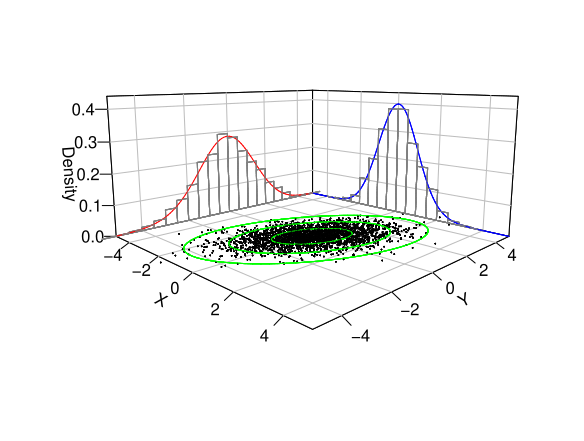

Write the R code that produced this figure.
# This script illustrates a multivariate Gaussian distribution and its
# marginal distributions

# This code is issued under the CC0 "license"

# Install required package
install.packages("plot3D")

# Initialize random number generation
set.seed(1)

# Define limits of plotting
X <- Y <- seq(from = -5, to = 5, by = 0.1)

# 2-d Mean and covariance matrix
MeanVec <- c(0, 0)
CovMatrix <- matrix(data = c(1, 0.6, 0.6, 2), nrow = 2)

# Get the 1-d PDFs for the "walls"
Z_x <- dnorm(x = X, mean = MeanVec[1], sqrt(CovMatrix[1,1]))
Z_y <- dnorm(x = Y, mean = MeanVec[2], sqrt(CovMatrix[2,2]))

# Get the 2-d samples for the "floor"
Samples <- MASS::mvrnorm(mu = MeanVec, Sigma = CovMatrix, n = 2500)

# Get the sigma ellipses by transform a circle by the cholesky decomp
L <- chol(CovMatrix)
t <- seq(from = 0, to = 2 * pi, length.out = 100) # Our ellipse will have 100 points on it
C <- cbind(cos(t), sin(t)) # A unit circle
E1 <- 1 * C %*% L; E2 <- 2 * C %*% L; E3 <- 3 * C %*% L; # Get the 1,2, and 3-sigma ellipses

# Plot the samples on the "floor"
plot3D::scatter3D(
  x = Samples[,1], y = Samples[,2], z = rep(0, times = dim(Samples)[1]),
  colvar = NULL, # no coloring by z
  pch = 20, cex = 0.1, col = "black", # point shape, size and color
  bty = "b2", # back panels and grid lines
  expand = 0.5, phi = 10, theta = 45, # view
  # Make the figure look nice
  xlim = range(X), ylim = range(Y), zlim = 1.1 * c(0,max(Z_x, Z_y)),
  xlab = "X", ylab = "Y", zlab = "Density",
  ticktype = "detailed"
)

# Plot the 1,2, and 3-sigma ellipses slightly above the floor
plot3D::scatter3D(x = E1[,1], y = E1[,2], z = 1e-3 + rep(0, times = dim(E1)[1]), add = TRUE, type = "l", colvar = NULL, col = "green")
plot3D::scatter3D(x = E2[,1], y = E2[,2], z = 1e-3 + rep(0, times = dim(E2)[1]), add = TRUE, type = "l", colvar = NULL, col = "green")
plot3D::scatter3D(x = E3[,1], y = E3[,2], z = 1e-3 + rep(0, times = dim(E3)[1]), add = TRUE, type = "l", colvar = NULL, col = "green")

# Plot the histograms on the walls from the data in the middle
res.h.x <- hist(Samples[,1], breaks = 20, plot = FALSE) # Creates 20 bars
n_x <- res.h.x$density
xout <- res.h.x$breaks
plot3D::box3D(
  x0 = xout[-length(xout)], y0 = rep(max(Y), times = length(xout) - 1), z0 = rep_len(x = 0, length.out = length(n_x)),
  x1 = xout[-1], y1 = rep(max(Y), times = length(xout) - 1), z1 = n_x,
  colvar = NULL, border = gray(0.5, alpha = 0.5), col = gray(1, alpha = 0), lwd = 1, add = TRUE
)

# Now plot the other histograms on the wall
res.h.y <- hist(Samples[,2], breaks = 20, plot = FALSE)
n_y <- res.h.y$density
yout <- res.h.y$breaks
plot3D::box3D(
  x0 = rep(min(X), times = length(yout) - 1), y0 = yout[-length(yout)], z0 = rep_len(x = 0, length.out = length(n_y)),
  x1 = rep(min(X), times = length(yout) - 1), y1 = yout[-1], z1 = n_y,
  colvar = NULL, border = gray(0.5, alpha = 0.5), col = gray(1, alpha = 0), lwd = 1, add = TRUE
)

# Now plot the 1-d pdfs over the histograms
plot3D::scatter3D(x = X, y = rep(max(Y), times = length(X)), z = Z_x, add = TRUE, type = "l", colvar = NULL, col = "blue")
plot3D::scatter3D(x = rep(min(Y), times = length(X)), y = Y, z = Z_y, add = TRUE, type = "l", colvar = NULL, col = "red")

# Save the plot
dev.print(device = pdf, file = "MultivariateNormal.pdf")
